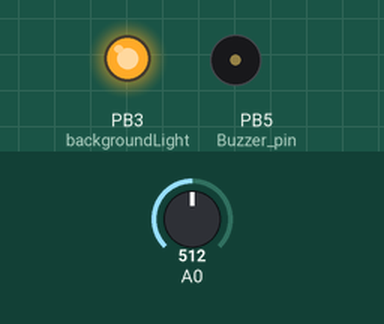
Bench run of a sketch on a simulated ATtiny85, built with avr-gcc and run on an emulated ATtiny85. Parts: output pins drawn as LEDs (lit = HIGH), buzzer (waves = sounding). The inputs (shaded band) are chosen by the test bench; at power-on: A0 = 512. Random numbers use the default seed unless the sketch sets one.

Above: at 1.2 s.
1.3 s: A0 set to 530
At 4.2 s:
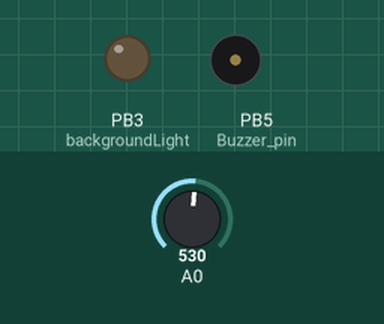
4.3 s: A0 set to 511
Timing chart, 0 to 7.3 s (numbered marks = the images above; inputs shaded):
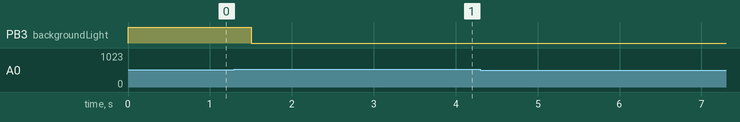

The sketch:

noDelayBlink3ledsautocalibrate_copy_20250414183043.ino
```cpp
#ifndef cbi
#define cbi(sfr, bit) (_SFR_BYTE(sfr) &= ~_BV(bit))
#endif
#ifndef sbi
#define sbi(sfr, bit) (_SFR_BYTE(sfr) |= _BV(bit))
#endif


//int led = 6; // LED connected to pin 6 of ATtiny85
//int input = 3;
#include <SoftwareSerial.h>
// Definitions
//#define rxPin 3
//#define txPin 6

#include <math.h>
#include <stdlib.h>
SoftwareSerial mySerial(2,1);

int sensorPin = 0; //ACTUALLY PIN LABELED AS "2" on the HLT tutorial
int sensorVal = 1;
int backgroundLight = 3;

//boolean switchFans = 0;
int analogPin = 0;
int PWM_pin = 7; // LED on PB0 (pin 5) of ATtiny85
int PMW_pin2 =8;
int Buzzer_pin = 5;
int val;
int outVal;
int delayVal = 1000;
long int lastTick = 0;
unsigned long currentMillis;
int lastBkgTick = 0;
int backupOutVal = 255;
int center = 520;
int temp_val = 520;
int cnt_val = 0;

void setup() {
  // put your setup code here, to run once:
  mySerial.begin(9600);

  pinMode(PWM_pin, OUTPUT);

}

void loop() {
  currentMillis = round(millis());
  long int soundMillis = round(millis());
  // put your main code here, to run repeatedly:
  val = analogRead(analogPin);

  if (480 < val && val < 520 && soundMillis % 30000 < 100 )
  {
    if (temp_val == val){
      cnt_val +=1;
      if (cnt_val == 5){
        center = temp_val;
        cnt_val = 0;
      }
    }
    else {
      cnt_val = 0;
      temp_val = val;
    }
  }
  outVal = max(min(abs(center-val)*sqrt(sqrt(sqrt(abs(center-val)))),255),1);
  long lowVal;
  if (outVal < 10) {

    lowVal=min(((outVal)*1.75),255);
  }
  else {
    lowVal=outVal*3;
  }
    //  lowVal = min(20+outVal*255/100, 255);

  analogWrite(PMW_pin2, lowVal);
  long high_val;
  if (outVal >= 150) {
   high_val = max(min(abs(150-outVal)*2.5,255),1);

       //high_val = min(max(outVal-30,1)*ratio,255);
    analogWrite(PWM_pin, abs(high_val));
  } else {
    analogWrite(PWM_pin, 0);

    //analogWrite(PMW_pin2, outVal);
  }
  if (outVal != backupOutVal)
  {
    backupOutVal = outVal;
    delayVal = round(random(1,4000)/outVal);
  }
  if (soundMillis >= lastTick + delayVal ) {
    tone(Buzzer_pin, 1000);
    delay(1);
    noTone(Buzzer_pin);
    delayVal = round(random(1,4000)/outVal);
    lastTick = soundMillis;
  }
  if (abs(currentMillis % 15000) >=0  && abs(currentMillis % 15000) <=1500){
    analogWrite(backgroundLight, 255);
  }
  else {
    analogWrite(backgroundLight, 0);
  }


  //if (outVal >15 && outVal <250) {
  //analogWrite(PWM_pin, outVal);
    if(mySerial.available()){
      //mySerial.println(soundMillis);
     // mySerial.println(",");
      mySerial.print(val);
      mySerial.print(",");
      mySerial.print(center);
      mySerial.print(",");
      mySerial.print(outVal);
      mySerial.print(",");
      mySerial.print(high_val);
        mySerial.print(",");
      mySerial.println(lowVal);
      }

}
```
